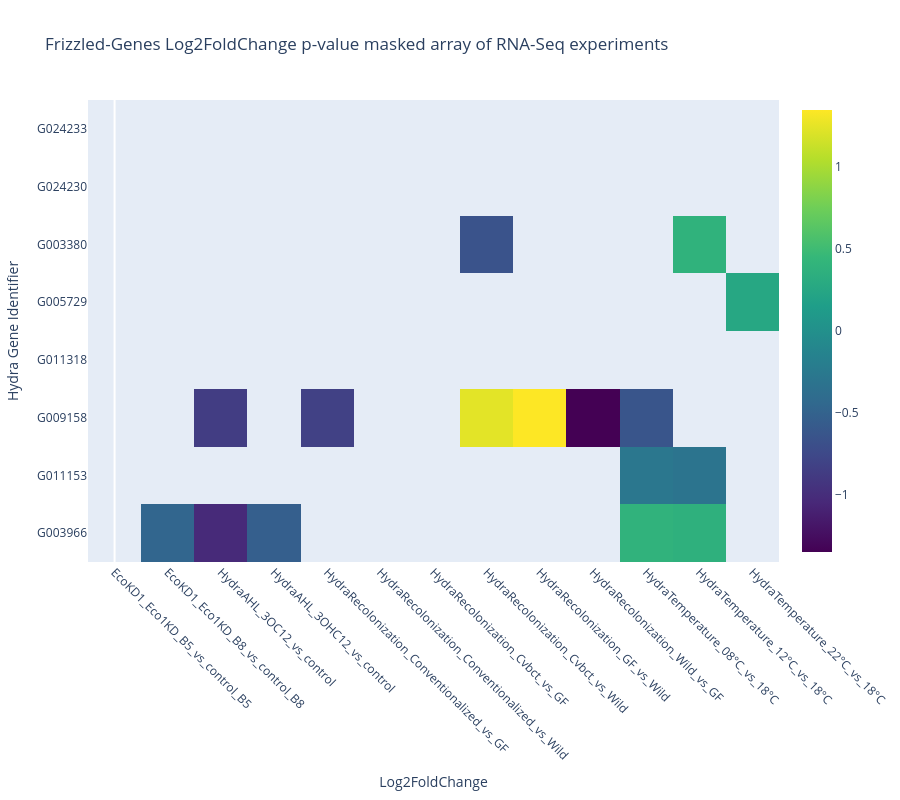

The notebook cell this image was saved under:
### Code cell
annot_mat = np.repeat(annotation_genes_to_frizzled["KO_definition"].to_numpy()[np.newaxis, :], len(list(frizzled_genes_to_exp.iloc[:,1:].columns)), axis=0).T
custom_yticklabels = frizzled_genes_to_pval["gene_id"]
custom_xticklabels = list(frizzled_genes_to_exp.iloc[:,1:].columns)

matrix = frizzled_genes_to_exp.iloc[:,1:].to_numpy()
mask_matrix = frizzled_genes_to_pval.iloc[:,1:] >= 0.05  # Example mask matrix
mask_matrix = mask_matrix.to_numpy()
masked_matrix = np.where(mask_matrix, np.nan, matrix)

# Create text to display above hovering cells
hover_text = list(annot_mat)#annotation_genes_to_wnt["KO_definition"].to_numpy() * 12#[['Value: {}'.format(value) for value in row] for row in wnt_genes_to_tpm.iloc[:,1:].to_numpy()]

# Create a heatmap trace

heatmap_masked = go.Heatmap(z=masked_matrix, hovertext=hover_text, hoverinfo='text', colorscale='viridis', x=np.arange(len(matrix[0])), y=custom_yticklabels)

# Create a heatmap trace for the original matrix (to show the unmasked areas)
heatmap_original = go.Heatmap(z=matrix, visible='legendonly', colorscale='viridis', x=np.arange(len(matrix[0])), y=custom_yticklabels)

# Create the figure
fig = go.Figure(data=[heatmap_masked, heatmap_original])
# Create the figure

# Update layout to set axis titles and hover mode
fig.update_layout(
    title='Frizzled-Genes Log2FoldChange p-value masked array of RNA-Seq experiments',
    xaxis=dict(title='Log2FoldChange',  tickmode='array', tickvals=np.arange(len(custom_xticklabels)), ticktext=custom_xticklabels, showgrid=False, tickangle=45),
    yaxis=dict(title='Hydra Gene Identifier', tickmode='array', tickvals=np.arange(len(custom_yticklabels)), ticktext=custom_yticklabels, showgrid=False),
    hovermode='closest',
    height=800,
)

# Show the plot
write_html(fig, '../results/figures/genes_tpm_heatmaps/heatmap_plot_frizzled.html')
fig.show()

### Figure 1 — Plotly figure (JSON) as saved in the notebook; plotly's stock layout.template omitted (floating-point values rounded to 4 significant figures)
{"data": [{"colorscale": [[0, "#440154"], [0.1111, "#482878"], [0.2222, "#3e4989"], [0.3333, "#31688e"], [0.4444, "#26828e"], [0.5556, "#1f9e89"], [0.6667, "#35b779"], [0.7778, "#6ece58"], [0.8889, "#b5de2b"], [1, "#fde725"]], "hoverinfo": "text", "hovertext": [[null, null, null, null, null, null, null, null, null, null, null, null, null], ["FZD5_8, fz2; frizzled 5/8", "FZD5_8, fz2; frizzled 5/8", "FZD5_8, fz2; frizzled 5/8", "FZD5_8, fz2; frizzled 5/8", "FZD5_8, fz2; frizzled 5/8", "FZD5_8, fz2; frizzled 5/8", "FZD5_8, fz2; frizzled 5/8", "FZD5_8, fz2; frizzled 5/8", "FZD5_8, fz2; frizzled 5/8", "FZD5_8, fz2; frizzled 5/8", "FZD5_8, fz2; frizzled 5/8", "FZD5_8, fz2; frizzled 5/8", "FZD5_8, fz2; frizzled 5/8"], ["FZD4, fz4, CD344; frizzled 4", "FZD4, fz4, CD344; frizzled 4", "FZD4, fz4, CD344; frizzled 4", "FZD4, fz4, CD344; frizzled 4", "FZD4, fz4, CD344; frizzled 4", "FZD4, fz4, CD344; frizzled 4", "FZD4, fz4, CD344; frizzled 4", "FZD4, fz4, CD344; frizzled 4", "FZD4, fz4, CD344; frizzled 4", "FZD4, fz4, CD344; frizzled 4", "FZD4, fz4, CD344; frizzled 4", "FZD4, fz4, CD344; frizzled 4", "FZD4, fz4, CD344; frizzled 4"], ["FRZB, SFRP3; secreted frizzled-related protein 3", "FRZB, SFRP3; secreted frizzled-related protein 3", "FRZB, SFRP3; secreted frizzled-related protein 3", "FRZB, SFRP3; secreted frizzled-related protein 3", "FRZB, SFRP3; secreted frizzled-related protein 3", "FRZB, SFRP3; secreted frizzled-related protein 3", "FRZB, SFRP3; secreted frizzled-related protein 3", "FRZB, SFRP3; secreted frizzled-related protein 3", "FRZB, SFRP3; secreted frizzled-related protein 3", "FRZB, SFRP3; secreted frizzled-related protein 3", "FRZB, SFRP3; secreted frizzled-related protein 3", "FRZB, SFRP3; secreted frizzled-related protein 3", "FRZB, SFRP3; secreted frizzled-related protein 3"], ["FZD5_8, fz2; frizzled 5/8", "FZD5_8, fz2; frizzled 5/8", "FZD5_8, fz2; frizzled 5/8", "FZD5_8, fz2; frizzled 5/8", "FZD5_8, fz2; frizzled 5/8", "FZD5_8, fz2; frizzled 5/8", "FZD5_8, fz2; frizzled 5/8", "FZD5_8, fz2; frizzled 5/8", "FZD5_8, fz2; frizzled 5/8", "FZD5_8, fz2; frizzled 5/8", "FZD5_8, fz2; frizzled 5/8", "FZD5_8, fz2; frizzled 5/8", "FZD5_8, fz2; frizzled 5/8"], ["FZD1_7, fz; frizzled 1/7", "FZD1_7, fz; frizzled 1/7", "FZD1_7, fz; frizzled 1/7", "FZD1_7, fz; frizzled 1/7", "FZD1_7, fz; frizzled 1/7", "FZD1_7, fz; frizzled 1/7", "FZD1_7, fz; frizzled 1/7", "FZD1_7, fz; frizzled 1/7", "FZD1_7, fz; frizzled 1/7", "FZD1_7, fz; frizzled 1/7", "FZD1_7, fz; frizzled 1/7", "FZD1_7, fz; frizzled 1/7", "FZD1_7, fz; frizzled 1/7"], [null, null, null, null, null, null, null, null, null, null, null, null, null], [null, null, null, null, null, null, null, null, null, null, null, null, null]], "type": "heatmap", "x": [0, 1, 2, 3, 4, 5, 6, 7, 8, 9, 10, 11, 12], "y": ["G003966", "G011153", "G009158", "G011318", "G005729", "G003380", "G024230", "G024233"], "z": [[null, -0.4683, -1.034, -0.539, null, null, null, null, null, null, 0.3925, 0.3698, null], [null, null, null, null, null, null, null, null, null, null, -0.2731, -0.3076, null], [null, null, -0.8608, null, -0.8257, null, null, 1.242, 1.349, -1.349, -0.6381, null, null], [null, null, null, null, null, null, null, null, null, null, null, null, null], [null, null, null, null, null, null, null, null, null, null, null, null, 0.2578], [null, null, null, null, null, null, null, -0.6574, null, null, null, 0.387, null], [null, null, null, null, null, null, null, null, null, null, null, null, null], [null, null, null, null, null, null, null, null, null, null, null, null, null]]}, {"colorscale": [[0, "#440154"], [0.1111, "#482878"], [0.2222, "#3e4989"], [0.3333, "#31688e"], [0.4444, "#26828e"], [0.5556, "#1f9e89"], [0.6667, "#35b779"], [0.7778, "#6ece58"], [0.8889, "#b5de2b"], [1, "#fde725"]], "type": "heatmap", "visible": "legendonly", "x": [0, 1, 2, 3, 4, 5, 6, 7, 8, 9, 10, 11, 12], "y": ["G003966", "G011153", "G009158", "G011318", "G005729", "G003380", "G024230", "G024233"], "z": [[-0.2842, -0.4683, -1.034, -0.539, -0.3406, 0.04087, -0.1896, 0.1919, 0.3815, -0.3815, 0.3925, 0.3698, -0.07154], [-0.1095, -0.01184, 0.123, 0.005386, 0.2871, 0.2056, 0.2498, 0.1683, -0.08152, 0.08152, -0.2731, -0.3076, 0.2399], [-0.2246, -0.3322, -0.8608, -0.3475, -0.8257, 0.5235, -0.1067, 1.242, 1.349, -1.349, -0.6381, -0.4312, -0.4045], [-0.04635, -0.1068, 0.2102, -0.0133, 0.08023, -0.1046, 0.1474, -0.03745, -0.1849, 0.1849, -0.05526, -0.1783, 0.0004326], [0.06253, -0.1261, 0.2126, 0.1958, 0.08137, -0.02734, 0.11, 0.001321, -0.1087, 0.1087, 0.007556, -0.02687, 0.2578], [-0.01629, -0.08835, -0.1278, -0.1411, 0.044, -0.3249, -0.2885, -0.6574, -0.3689, 0.3689, 0.14, 0.387, -0.04576], [-0.0254, 0.3246, -0.5663, -0.4599, 0.2023, 0.3491, -0.1969, -0.05008, 0.1468, -0.1468, -0.4629, -0.1677, -0.05203], [0, 0, 0, 0, -0.7314, -0.5272, 0.7469, 0.9511, 0.2042, -0.2042, -0.4476, 0.04684, -0.4522]]}], "layout": {"height": 800, "hovermode": "closest", "title": {"text": "Frizzled-Genes Log2FoldChange p-value masked array of RNA-Seq experiments"}, "xaxis": {"showgrid": false, "tickangle": 45, "tickmode": "array", "ticktext": ["EcoKD1_Eco1KD_B5_vs_control_B5", "EcoKD1_Eco1KD_B8_vs_control_B8", "HydraAHL_3OC12_vs_control", "HydraAHL_3OHC12_vs_control", "HydraRecolonization_Conventionalized_vs_GF", "HydraRecolonization_Conventionalized_vs_Wild", "HydraRecolonization_Cvbct_vs_GF", "HydraRecolonization_Cvbct_vs_Wild", "HydraRecolonization_GF_vs_Wild", "HydraRecolonization_Wild_vs_GF", "HydraTemperature_08°C_vs_18°C", "HydraTemperature_12°C_vs_18°C", "HydraTemperature_22°C_vs_18°C"], "tickvals": [0, 1, 2, 3, 4, 5, 6, 7, 8, 9, 10, 11, 12], "title": {"text": "Log2FoldChange"}}, "yaxis": {"showgrid": false, "tickmode": "array", "ticktext": ["G003966", "G011153", "G009158", "G011318", "G005729", "G003380", "G024230", "G024233"], "tickvals": [0, 1, 2, 3, 4, 5, 6, 7], "title": {"text": "Hydra Gene Identifier"}}}}
